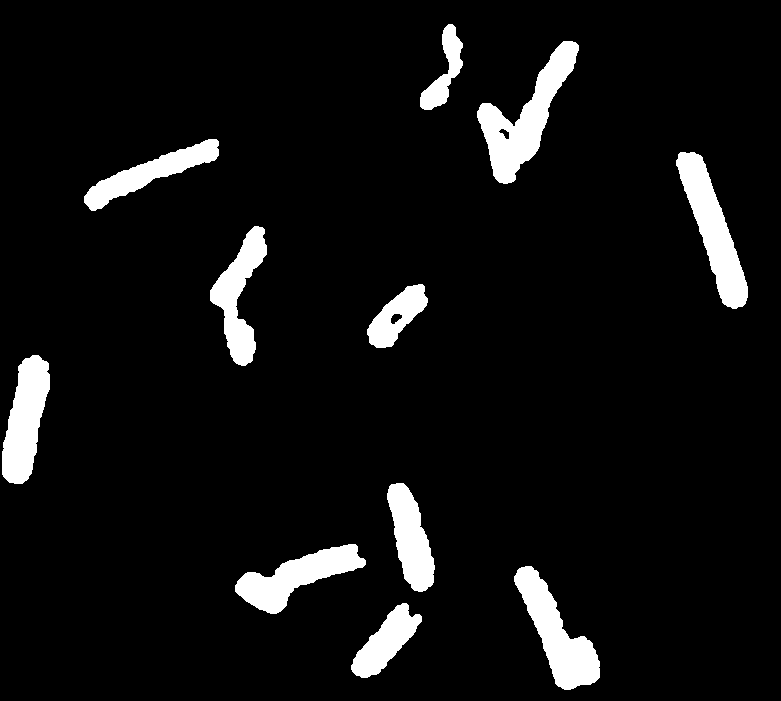
#> input picture images/traces.png, 781 x 701 px, found by its file name
$ jupyter execute L8_1Binary_Dilation.ipynb
#> lines starting #> are read from the running program, lines starting #| are printed output that depends on the picture; after the words box and inside, x2 and y2 are one past the last pixel; in counts of white or black regions, pixels touching at a corner belong together
<a href="https://colab.research.google.com/github/ngotancuong/mse.dip/blob/main/L8_1Binary_Dilation.ipynb" target="_parent"></a>

[cell 1]
import cv2
import numpy as np
import urllib.request
import matplotlib.pyplot as plt

# load image from URL
url = 'https://raw.githubusercontent.com/ngotancuong/mse.dip/main/images/traces.png'
req = urllib.request.urlopen(url)
arr = np.asarray(bytearray(req.read()), dtype=np.uint8)
Img = cv2.imdecode(arr, -1)
#> Img is the input picture: shape (701, 781); 6.7% white; 11 white regions, largest, box (x1, y1, x2, y2) and area: (477, 41, 579, 184) 5078, (676, 152, 748, 309) 4453, (514, 566, 600, 690) 4363

# perform dilation with different structuring element (SE)
# a. Small disk with radius = 10
se1 = cv2.getStructuringElement(cv2.MORPH_ELLIPSE, (10, 10))
BW1 = cv2.dilate(Img, se1, iterations=1)
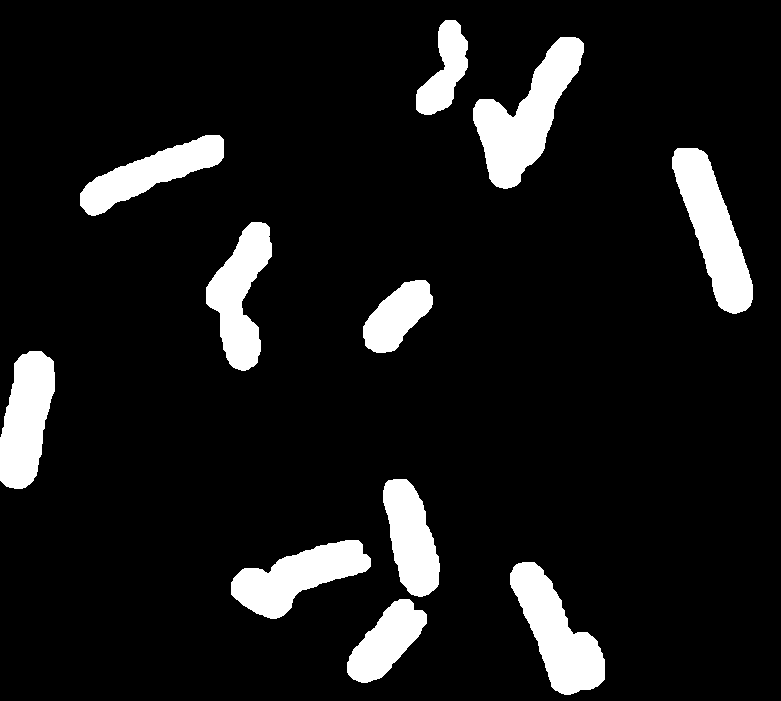
#> BW1: shape (701, 781); 9.9% white; 11 white regions, largest, box (x1, y1, x2, y2) and area: (473, 37, 584, 189) 7256, (672, 148, 753, 314) 6348, (510, 562, 605, 695) 6095
# b. Large disk with radius = 25
se2 = cv2.getStructuringElement(cv2.MORPH_ELLIPSE, (25, 25))
BW2 = cv2.dilate(Img, se2, iterations=1)
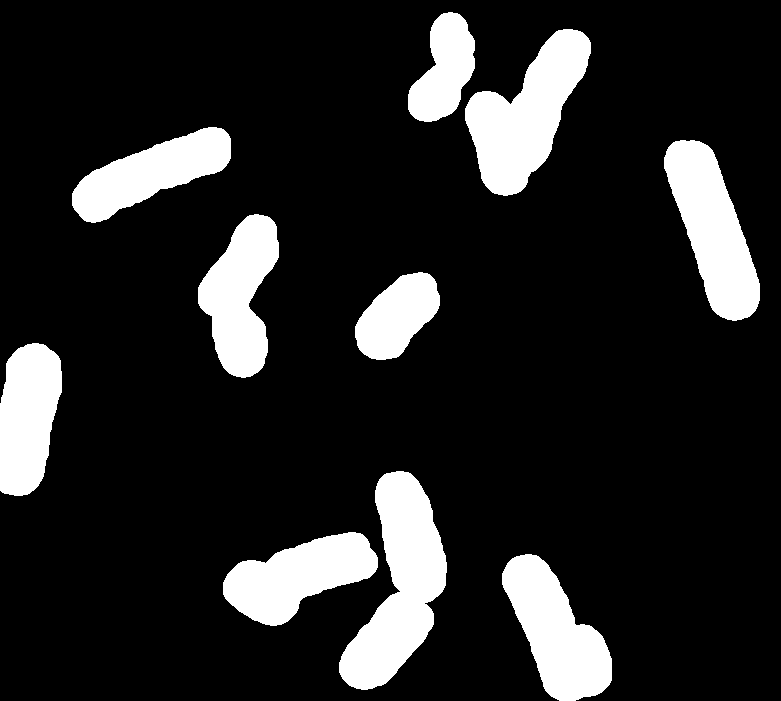
#> BW2: shape (701, 781); 14.9% white; 10 white regions, largest, box (x1, y1, x2, y2) and area: (339, 471, 447, 690) 12046, (465, 29, 591, 196) 10610, (664, 140, 760, 321) 9400

# show and save images
fig, axs = plt.subplots(1, 3, figsize=(10, 10))
axs[0].imshow(cv2.cvtColor(Img, cv2.COLOR_BGR2RGB))
axs[0].set_title('Original Image')
axs[1].imshow(cv2.cvtColor(BW1, cv2.COLOR_BGR2RGB))
axs[1].set_title('Dilation by Small Disk')
axs[2].imshow(cv2.cvtColor(BW2, cv2.COLOR_BGR2RGB))
axs[2].set_title('Dilation by Large Disk')
for ax in axs:
    ax.axis('off')
plt.savefig('Dilation.png', dpi=300)
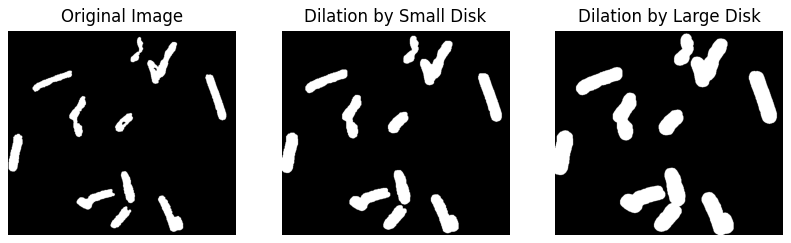
#> figure drawn by matplotlib, 3 panels
plt.show()

# save images
cv2.imwrite('Dilation_Disk_10.png', BW1)
cv2.imwrite('Dilation_Disk_25.png', BW2)
#> Out = True
